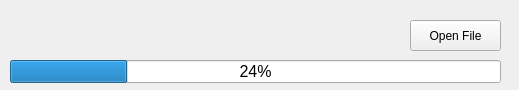
<?xml version="1.0" encoding="UTF-8"?>
<ui version="4.0">
 <class>Widget</class>
 <widget class="QWidget" name="Widget">
  <property name="geometry">
   <rect>
    <x>0</x>
    <y>0</y>
    <width>519</width>
    <height>90</height>
   </rect>
  </property>
  <property name="windowTitle">
   <string>Widget</string>
  </property>
  <widget class="QPushButton" name="open_file_button">
   <property name="geometry">
    <rect>
     <x>410</x>
     <y>20</y>
     <width>91</width>
     <height>31</height>
    </rect>
   </property>
   <property name="text">
    <string>Open File</string>
   </property>
  </widget>
  <widget class="QLabel" name="file_name_label">
   <property name="geometry">
    <rect>
     <x>10</x>
     <y>20</y>
     <width>391</width>
     <height>31</height>
    </rect>
   </property>
   <property name="font">
    <font>
     <family>Microsoft YaHei UI</family>
     <pointsize>10</pointsize>
    </font>
   </property>
   <property name="text">
    <string/>
   </property>
  </widget>
  <widget class="QProgressBar" name="progress_bar">
   <property name="geometry">
    <rect>
     <x>10</x>
     <y>60</y>
     <width>491</width>
     <height>23</height>
    </rect>
   </property>
   <property name="font">
    <font>
     <family>Microsoft YaHei UI</family>
     <pointsize>12</pointsize>
    </font>
   </property>
   <property name="value">
    <number>24</number>
   </property>
  </widget>
 </widget>
 <resources/>
 <connections/>
</ui>
